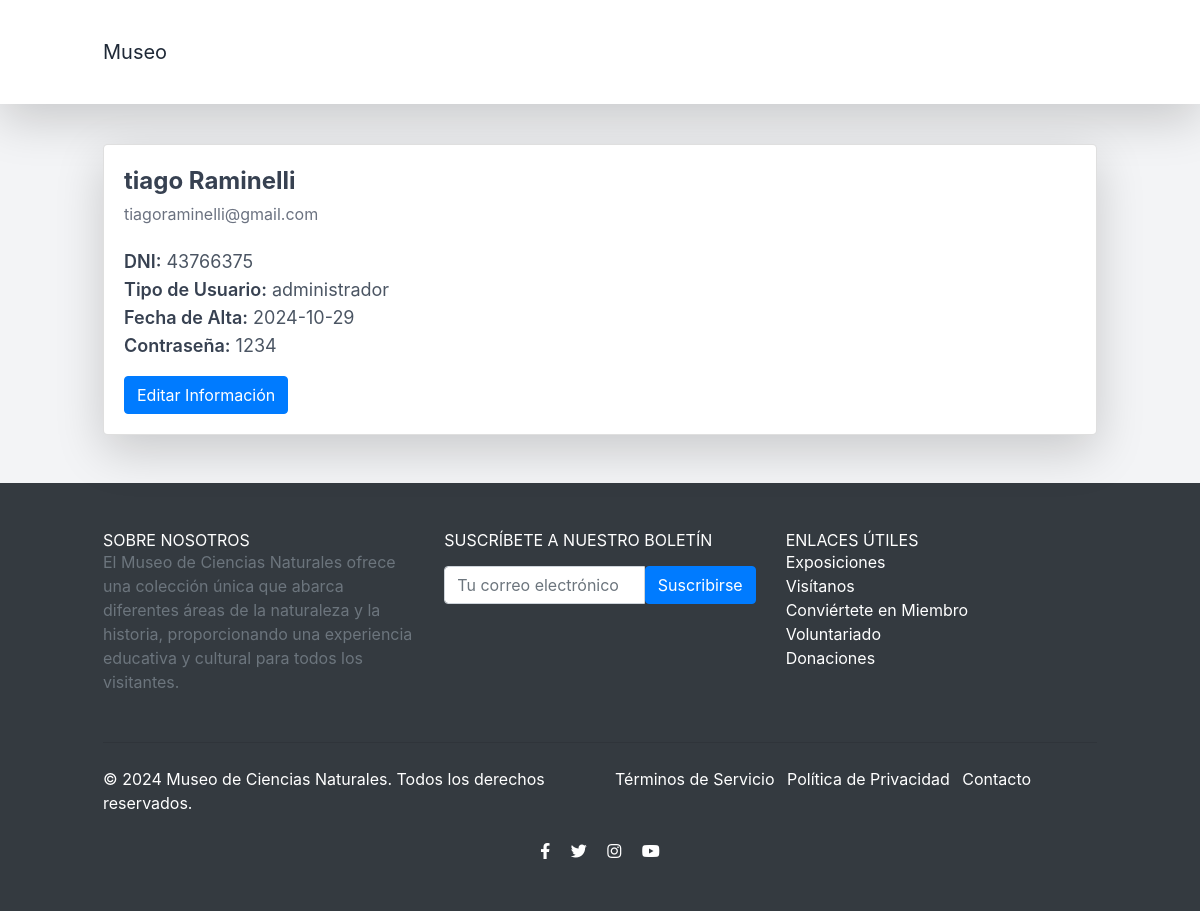
/contacto/perfil.php?id=11 (signed in), run on an earlier commit of the app's database.
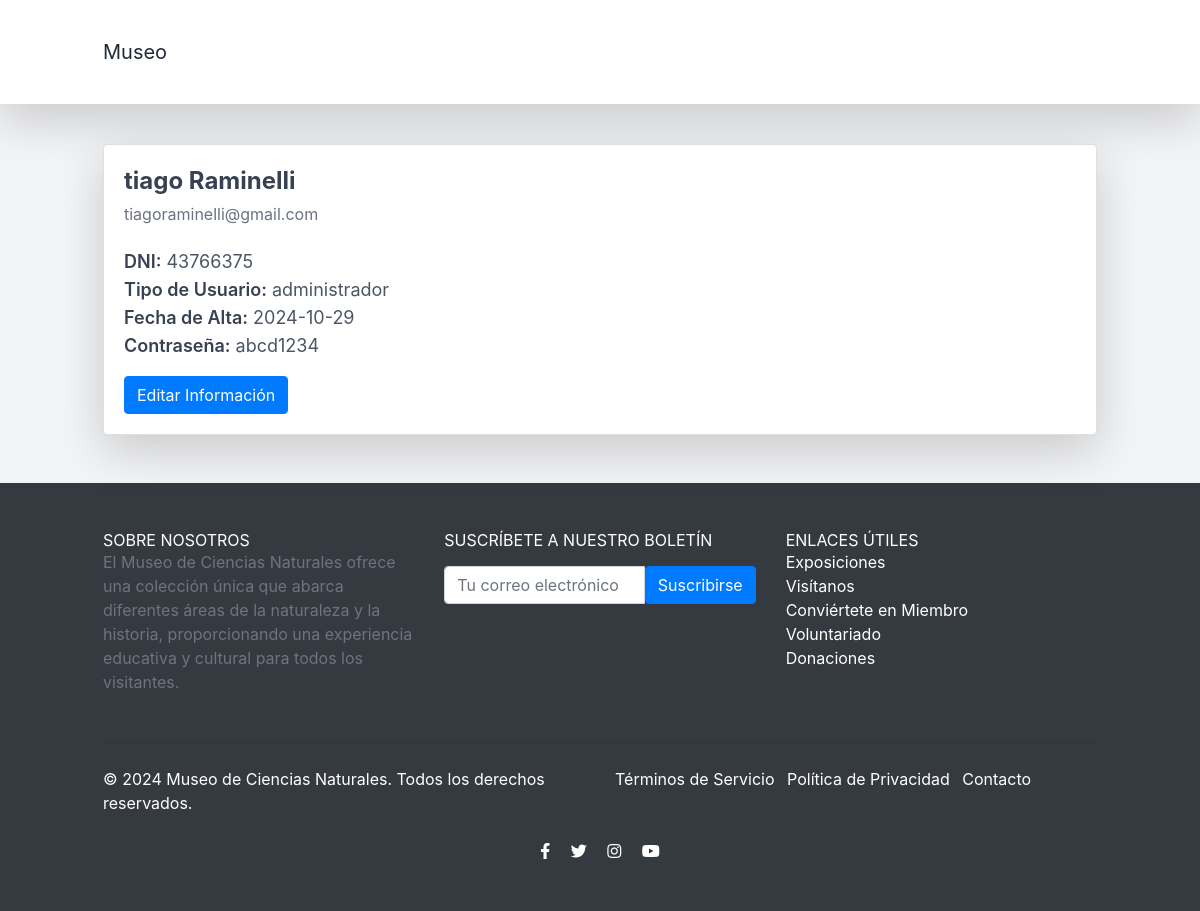
And on a later commit of the database.
### tables this page shows
CREATE TABLE `usuario` (
  `idUsuario` int(11) NOT NULL,
  `dni` varchar(8) DEFAULT NULL,
  `nombre` varchar(255) DEFAULT NULL,
  `apellido` varchar(255) DEFAULT NULL,
  `email` varchar(255) DEFAULT NULL,
  `clave` varchar(255) DEFAULT NULL,
  `fecha_alta` date DEFAULT NULL,
  `tipo_de_usuario` varchar(50) DEFAULT NULL
);

### modelo/bd.php (called while the page is built, shortened)
<?php
class Db {
	public function __construct($host='localhost',$db_name='museo',$db_user='root',$db_pass='') {
		$this->host = $host;
		$this->db = $db_name;
		$this->user = $db_user;
		$this->pass = $db_pass;
		try {
           $this->conection = new PDO('mysql:host='.$this->host.'; dbname='.$this->db, $this->user, $this->pass);
        } catch (PDOException $e) {
            echo $e->getCode()." ; ".$e->getMessage();
            exit();
        }
	}
}

### modelo/usuario.php (called while the page is built, shortened)
<?php
require_once "bd.php";
class Usuario {
    protected $table = "usuario";
    protected $conection;
    private function getConection() {
        $db = new Db();
        $this->conection = $db->conection;
    }
    public function getUsuariosById($id){
        $sql = "SELECT * FROM " . $this->table . " WHERE idUsuario = ?";
        $stmt = $this->conection->prepare($sql);
        $stmt->execute([$id]);
        return $stmt->fetch(PDO::FETCH_ASSOC);
    }
}
?>

### contacto/perfil.php (the view, shortened to what this page needs)
<?php
require_once "../modelo/bd.php";
require_once "../modelo/usuario.php";
$id = $_GET["id"] ?? null;
if ($id) {
    $usuario = new Usuario();
    $usuarioData = $usuario->getUsuariosById($id);
} else {
    die("ID de usuario no proporcionado.");
}
?>
<!DOCTYPE html>
<html lang="es">
<!DOCTYPE html>
<html lang="es">
<head>
    <link href="https://stackpath.bootstrapcdn.com/bootstrap/4.5.2/css/bootstrap.min.css" rel="stylesheet">
    <link rel="stylesheet" href="https://cdnjs.cloudflare.com/ajax/libs/font-awesome/5.15.4/css/all.min.css" />
    <script src="https://cdn.tailwindcss.com"></script>
</head>
<body class="bg-gray-100">
    <?php include('../includes/navListados.php'); ?>
    <div class="container mx-auto mt-10">
        <?php if ($usuarioData): ?>
            <div class="card shadow-lg rounded-lg mb-5">
                <div class="card-body">
                    <h5 class="text-2xl font-bold text-gray-700 mb-2">
                        <?php echo htmlspecialchars($usuarioData['nombre'] . ' ' . $usuarioData['apellido']); ?>
                    </h5>
                    <h6 class="text-md text-gray-500 mb-4">
                        <?php echo htmlspecialchars($usuarioData['email']); ?>
                    </h6>
                    <p class="text-lg text-gray-600">
                        <strong class="font-semibold text-gray-700">DNI:</strong> <?php echo htmlspecialchars($usuarioData['dni']); ?><br>
                        <strong class="font-semibold text-gray-700">Tipo de Usuario:</strong> <?php echo htmlspecialchars($usuarioData['tipo_de_usuario']); ?><br>
                        <strong class="font-semibold text-gray-700">Fecha de Alta:</strong> <?php echo htmlspecialchars($usuarioData['fecha_alta']); ?><br>
                        <strong class="font-semibold text-gray-700">Contraseña:</strong> <?php echo htmlspecialchars($usuarioData['clave']); ?>
                    </p>
                    <a href="#" class="btn btn-primary mt-3" onclick="toggleForm()">Editar Información</a>
                </div>
            </div>
        <?php else: ?>
            <div class="alert alert-warning text-center">
                <strong>No se encontraron datos para el usuario.</strong>
            </div>
        <?php endif; ?>
    </div>
    <?php include('../includes/footer.php'); ?>
</body>
</html>

### includes/navListados.php (shortened to what this page needs)
<?php if (isset($_SESSION['usuario_activo']) and ($_SESSION['nivel']=='administrador')){ ?>
<nav class="navbar navbar-expand-lg bg-white shadow-lg p-3">
  <div class="container">
    <a class="navbar-brand text-gray-800" href="../index.php">Museo</a>
  </div>
</nav>
<?php } ?>

### includes/footer.php
<footer class="bg-dark text-white mt-5 p-5">
  <div class="container mx-auto">
    <div class="row">
      <div class="col-lg-4 mb-4">
        <h5 class="text-uppercase">Sobre Nosotros</h5>
        <p class="text-muted">
          El Museo de Ciencias Naturales ofrece una colección única que abarca diferentes áreas de la naturaleza y la historia, proporcionando una experiencia educativa y cultural para todos los visitantes.
        </p>
      </div>
      <div class="col-lg-4 mb-4">
        <h5 class="text-uppercase">Suscríbete a nuestro boletín</h5>
        <form id="subscriptionForm" action="#" method="POST" class="mt-3">
          <div class="input-group">
            <input type="email" class="form-control" placeholder="Tu correo electrónico" aria-label="Email" required>
            <button class="btn btn-primary" type="submit">Suscribirse</button>
          </div>
        </form>
      </div>
      <div class="col-lg-4 mb-4">
        <h5 class="text-uppercase">Enlaces Útiles</h5>
        <ul class="list-unstyled">
          <li><a href="#" class="text-white hover:text-gray-400">Exposiciones</a></li>
          <li><a href="#" class="text-white hover:text-gray-400">Visítanos</a></li>
          <li><a href="#" class="text-white hover:text-gray-400">Conviértete en Miembro</a></li>
          <li><a href="#" class="text-white hover:text-gray-400">Voluntariado</a></li>
          <li><a href="#" class="text-white hover:text-gray-400">Donaciones</a></li>
        </ul>
      </div>
    </div>
    <hr class="my-4">
    <div class="row">
      <div class="col-md-6">
        <p>&copy; 2024 Museo de Ciencias Naturales. Todos los derechos reservados.</p>
      </div>
      <div class="col-md-6 text-md-end">
        <ul class="list-inline">
          <li class="list-inline-item">
            <a href="#" class="text-white hover:text-gray-400">Términos de Servicio</a>
          </li>
          <li class="list-inline-item">
            <a href="#" class="text-white hover:text-gray-400">Política de Privacidad</a>
          </li>
          <li class="list-inline-item">
            <a href="https://www.instagram.com/museocsnaturales/" class="text-white hover:text-gray-400" target="_blank">Contacto</a>
          </li>
        </ul>
      </div>
    </div>
    <div class="social-icons mt-4 text-center">
      <a href="#" class="text-white mx-2 hover:text-gray-400">
        <i class="fab fa-facebook-f"></i>
      </a>
      <a href="#" class="text-white mx-2 hover:text-gray-400">
        <i class="fab fa-twitter"></i>
      </a>
      <a href="#" class="text-white mx-2 hover:text-gray-400">
        <i class="fab fa-instagram"></i>
      </a>
      <a href="#" class="text-white mx-2 hover:text-gray-400">
        <i class="fab fa-youtube"></i>
      </a>
    </div>
  </div>
</footer>

What changed in the data, as far as the page shows it:
changed usuario "tiago Raminelli": clave "1234" → "abcd1234"
